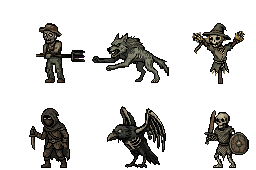
#> input picture art/source/pixellab/anim-enemies-01/03.png, 256 x 170 px, given in place of graumark.png, which was not available
$ python preview_shrine.py
#> lines starting #> are read from the running program, lines starting #| are printed output that depends on the picture
#!/usr/bin/env python3
"""Art ticket A.19: the contact sheet, art/preview-shrine.png.

Usage (from the repo root): python3 tools/art/preview_shrine.py

1. The hub's right end, cold (A.2) and with the lit shrine drawn at its hotspot (x2), and the
   cut itself next to the cold one (x4).
2. The ten companions (ticket 9.5's ids), both idle frames at x2 and x1.
3. Companions beside the heroes in a scene, at the scene's ratio (backdrop x2, sprites x1): the
   companion stands at the hero's feet on the side of the foes.
4. The Shrine's palette variants: the Candlelight look on every class next to its own colours
   (the attack sheets share the portrait's palette, so the same swap covers them), the votive veil banner next to the Watch's flame (x4, x1), the
   votive ash crest next to the iron one (x2).
"""

from __future__ import annotations

import json
import sys
from pathlib import Path

from PIL import Image, ImageDraw, ImageFont

sys.path.insert(0, str(Path(__file__).parent))
import companions as cp  # noqa: E402
import hero_palettes as hp  # noqa: E402

ROOT = hp.ROOT
A = ROOT / "apps/web/public/assets"
OUT = ROOT / "art/preview-shrine.png"
BG = (30, 27, 24, 255)
INK = (200, 184, 150)
PAD = 16

try:
    FONT = ImageFont.load_default(size=14)
except TypeError:
    FONT = ImageFont.load_default()


def img(rel: str) -> Image.Image:
    return Image.open(A / rel).convert("RGBA")


def up(im: Image.Image, s: int) -> Image.Image:
    return im.resize((im.width * s, im.height * s), Image.NEAREST)


def frame(sheet: Image.Image, i: int, w: int) -> Image.Image:
    return sheet.crop((i * w, 0, (i + 1) * w, sheet.height))


def main() -> None:
    W = 1240
    sheet = Image.new("RGBA", (W, 1700), BG)
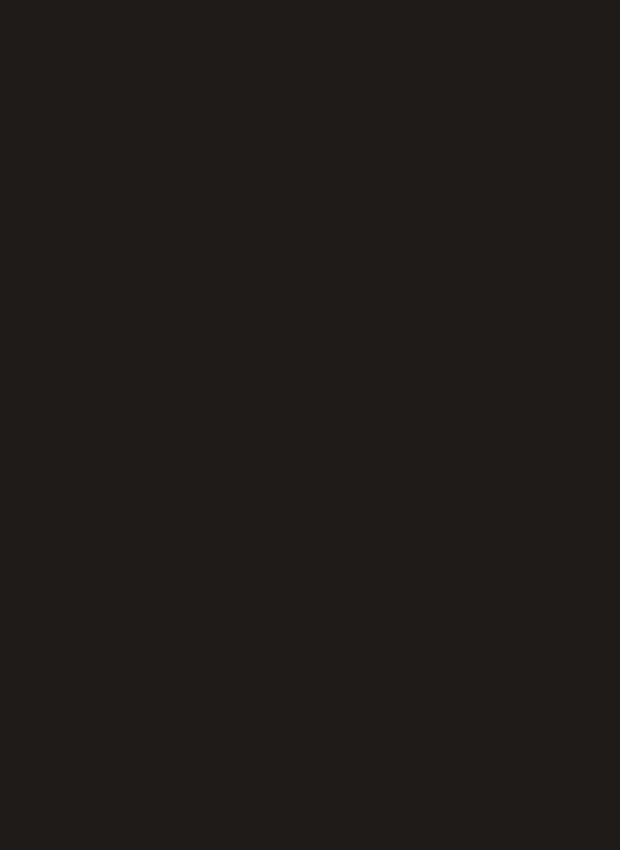
#> sheet: PIL image 1240x1700 RGBA (shown at 1/2 size); mean R, G, B, A 30, 27, 24, 255
    d = ImageDraw.Draw(sheet)
    y = PAD

    # 1. The hub, cold and lit.
    hub = img("hub/graumark.png")
#> in img, returned value is the input picture: PIL image 256x170 RGBA; mean R, G, B, A 9.8, 9.2, 7.6, 49.6
    lit = img("hub/shrine-lit.png")
#> call 2 of img, with rel = 'hub/shrine-lit.png'
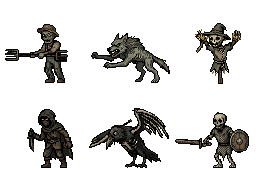
#> input picture art/source/pixellab/anim-enemies-01/05.png, 256 x 170 px, given in place of shrine-lit.png, which was not available
#> in img, returned value is the input picture: PIL image 256x170 RGBA; mean R, G, B, A 9.8, 9.1, 7.5, 51
    lit_hub = hub.copy()
    lit_hub.alpha_composite(lit, (366, 112))
    box = (264, 70, 384, 170)
    d.text((PAD, y), "hub.graumark cold | hub.shrine at its hotspot (x2)", fill=INK, font=FONT)
    d.text((PAD + 2 * 240 + 3 * PAD, y), "hub.shrine 18 x 34 (x4): cold | lit", fill=INK, font=FONT)
    y += 22
    sheet.alpha_composite(up(hub.crop(box), 2), (PAD, y))
#> in up, `return im.resize((im.width * s, im.height * s), Image.NEAREST)`: returned value: PIL image 240x200 RGBA; every value is 0
    sheet.alpha_composite(up(lit_hub.crop(box), 2), (PAD + 240 + PAD, y))
    x = PAD + 2 * 240 + 3 * PAD
    sheet.alpha_composite(up(hub.crop((366, 112, 384, 146)), 4), (x, y))
#> in up (call 3), `return im.resize((im.width * s, im.height * s), Image.NEAREST)`: returned value: PIL image 72x136 RGBA; every value is 0
    sheet.alpha_composite(up(lit, 4), (x + 72 + PAD, y))
#> call 4 of up, with s = 4
#> in up (call 4), `return im.resize((im.width * s, im.height * s), Image.NEAREST)`:
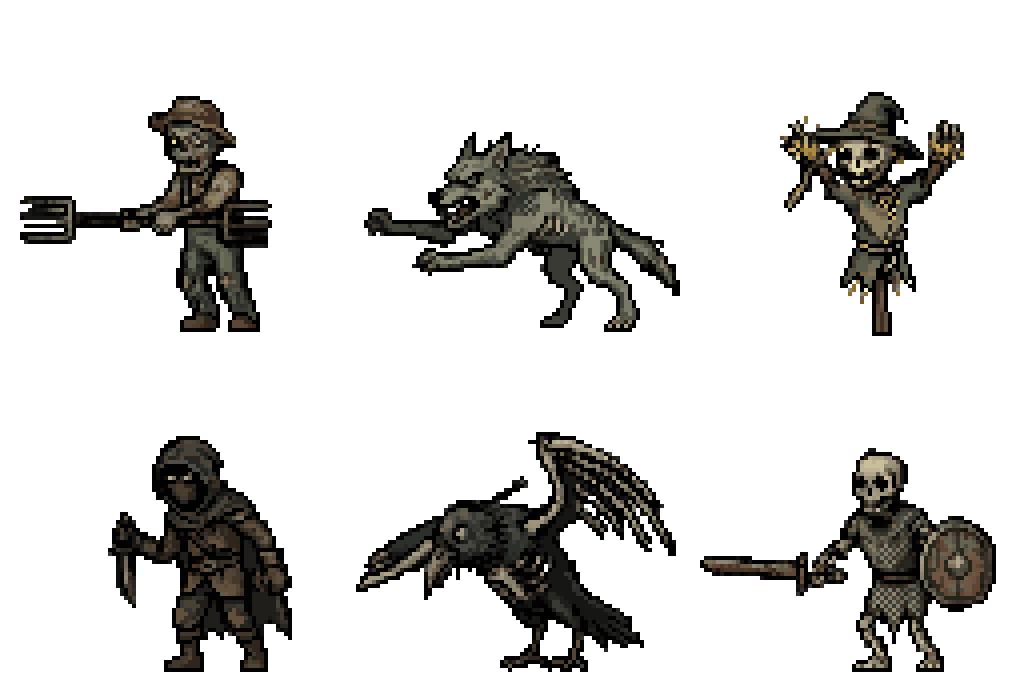
#> returned value: PIL image 1024x680 RGBA; mean R, G, B, A 9.8, 9.1, 7.5, 51; transparent parts drawn white
    y += 200 + PAD

    # 2. The companions, both frames.
    d.text((PAD, y), "companion.<id>: the two idle frames at x2 (frame 0 | frame 1) and the sheet at x1", fill=INK, font=FONT)
    y += 22
    for i, cid in enumerate(cp.PICKS):
        cx = PAD + (i % 5) * 244
        cy = y + (i // 5) * 104
        s = img(f"companions/{cid}.png")
        sheet.alpha_composite(up(frame(s, 0, 32), 2), (cx, cy))
#> in frame, `return sheet.crop((i * w, 0, (i + 1) * w, sheet.height))`:
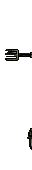
#> returned value: PIL image 32x170 RGBA; mean R, G, B, A 1.4, 1.3, 1.1, 12.3; transparent parts drawn white
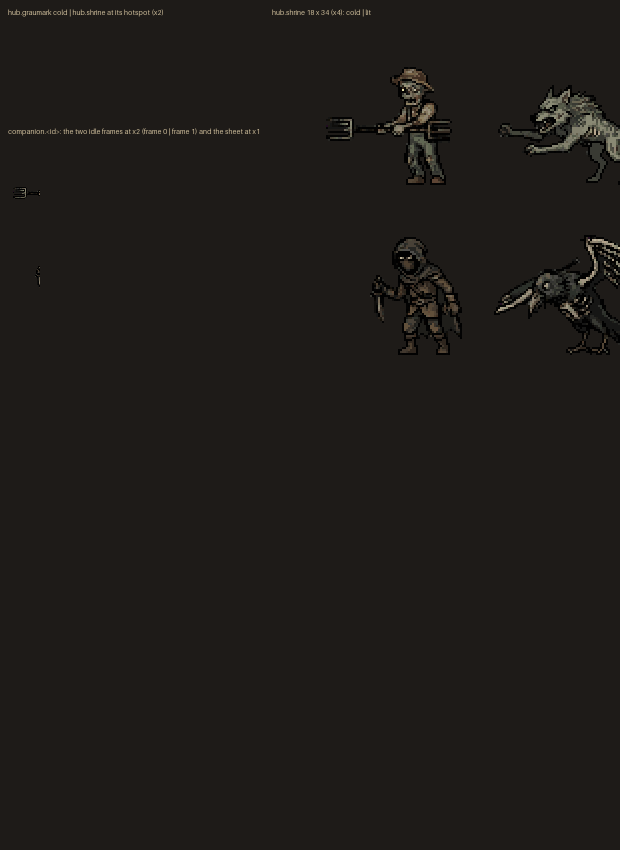
#> sheet: PIL image 1240x1700 RGBA (shown at 1/2 size); mean R, G, B, A 30.8, 27.8, 24.6, 255
        sheet.alpha_composite(up(frame(s, 1, 32), 2), (cx + 68, cy))
#> call 2 of frame, with i = 1, w = 32
#> in frame (call 2), `return sheet.crop((i * w, 0, (i + 1) * w, sheet.height))`:
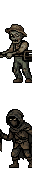
#> returned value: PIL image 32x170 RGBA; mean R, G, B, A 17.3, 15.6, 12.7, 105.5; transparent parts drawn white
#> in up (call 6), `return im.resize((im.width * s, im.height * s), Image.NEAREST)`:
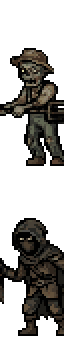
#> returned value: PIL image 64x340 RGBA; mean R, G, B, A 17.3, 15.6, 12.7, 105.5; transparent parts drawn white
        sheet.alpha_composite(s, (cx + 144, cy + 32))
        d.text((cx, cy + 70), cid, fill=INK, font=FONT)
    y += 2 * 104 + PAD

    # 3. In the scene: backdrop x2, sprites x1 (the reference composition), the companion at the
    #    hero's feet toward the foes.
    d.text((PAD, y), "in a scene (backdrop x2, hero, companion and foe x1): the companion beside the hero", fill=INK, font=FONT)
    y += 22
    scenes = [
        ("areas/crowwood.png", "warrior", "ash-raven", "enemy.wolf"),
        ("areas/hollow-reach.png", "warlock", "hollow-wisp", "enemy.hollow-knight"),
        ("areas/cinderwastes.png", "hunter", "cinder-pup", "enemy.ember-golem"),
        ("areas/sunken-abbey.png", "mage", "candle-wisp", "enemy.drowned-thrall"),
    ]
    entries = {a["id"]: a for a in json.loads((A / "manifest.json").read_text())["assets"]}
    for i, (bd, hero, cid, foe) in enumerate(scenes):
        crop = img(bd).crop((0, 76, 300, 216))
        panel = up(crop, 2)  # 600 x 280
        ground = panel.height - 18
        h = img(f"characters/{hero}.png")
        panel.alpha_composite(h, (40, ground - 128))
        c = frame(img(f"companions/{cid}.png"), 0, 32)
        panel.alpha_composite(c, (40 + 112, ground - 32))
        f = img(entries[foe]["path"].removeprefix("/assets/"))
        if entries[foe].get("facing") == "right":  # foes face the hero (left)
            f = f.transpose(Image.Transpose.FLIP_LEFT_RIGHT)
        panel.alpha_composite(f, (panel.width - 160, ground - 64))
        px = PAD + (i % 2) * (600 + PAD)
        py = y + (i // 2) * (280 + PAD)
        sheet.alpha_composite(panel, (px, py))
        d.text((px + 6, py + 4), f"{hero} + companion.{cid}", fill=INK, font=FONT)
    y += 2 * (280 + PAD)

    # 4. The palette variants.
    d.text((PAD, y), "appearance.candlelight on every class (x1): own colours | candlelight", fill=INK, font=FONT)
    y += 22
    data, _ = hp.build()
    for i, cls in enumerate(hp.CLASSES):
        x = PAD + i * 300
        still = img(f"characters/{cls}.png")
        swaps = data["candlelight"][cls]
        sheet.alpha_composite(still, (x, y))
        sheet.alpha_composite(hp.recolour(still, swaps), (x + 132, y))
        d.text((x, y + 130), cls, fill=INK, font=FONT)
    y += 156
    d.text((PAD, y), "banner.warden-flame | banner.votive-veil (x4, x1)", fill=INK, font=FONT)
    d.text((PAD + 420, y), "crest.iron | crest.votive-ash (x2)", fill=INK, font=FONT)
    y += 22
    for i, b in enumerate(["warden-flame", "votive-veil"]):
        bi = img(f"banners/{b}.png")
        sheet.alpha_composite(up(bi, 4), (PAD + i * 180, y))
        sheet.alpha_composite(bi, (PAD + i * 180 + 136, y + 96))
    for i, c in enumerate(["iron", "votive-ash"]):
        sheet.alpha_composite(up(img(f"crests/crest-{c}.png"), 2), (PAD + 420 + i * 120, y))
    y += 128 + PAD

    sheet = sheet.crop((0, 0, W, y))
    sheet.convert("RGB").save(OUT, optimize=True)
    print(OUT.relative_to(ROOT), sheet.size)


if __name__ == "__main__":
#> (the run stopped early here; a loop or call above may not have finished)
